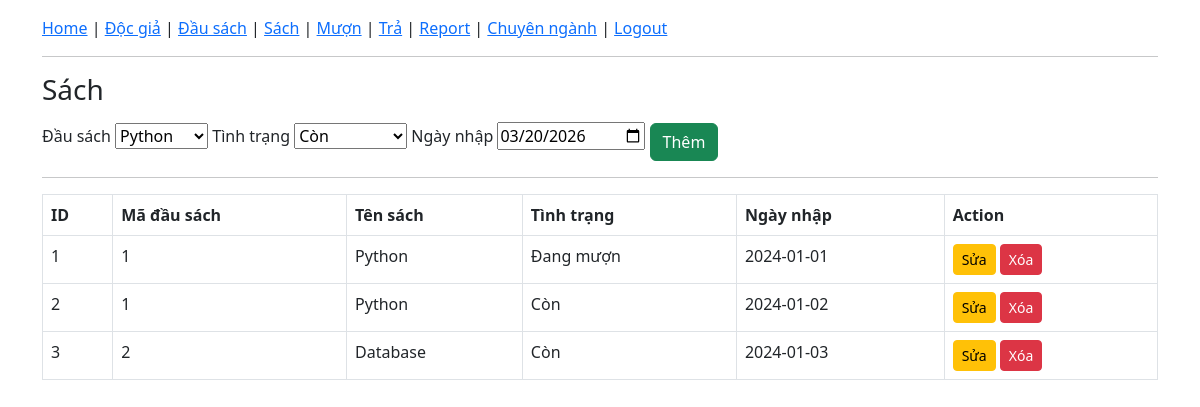
/books, run on the app's committed database.
### tables this page shows
CREATE TABLE sach(
ma_sach INTEGER PRIMARY KEY AUTOINCREMENT,
ma_dau_sach INTEGER,tinh_trang TEXT,ngay_nhap TEXT);

CREATE TABLE dau_sach(
ma_dau_sach INTEGER PRIMARY KEY AUTOINCREMENT,
ten_sach TEXT,nha_xuat_ban TEXT,so_trang INTEGER,
kich_thuoc TEXT,tac_gia TEXT,so_luong INTEGER,
ma_chuyen_nganh INTEGER);

### app.py (the view)
@app.route("/books")
def books():
    conn = get_db()
    data = conn.execute("""
    SELECT sach.ma_sach, sach.ma_dau_sach, dau_sach.ten_sach, sach.tinh_trang, sach.ngay_nhap
    FROM sach
    JOIN dau_sach ON sach.ma_dau_sach = dau_sach.ma_dau_sach
    """).fetchall()
    dau_sach = conn.execute("SELECT * FROM dau_sach").fetchall()
    conn.close()
    return render_template("books.html", books=data, dau_sach=dau_sach, now=date.today().isoformat())

### app.py (called while the page is built)
def get_db():
    return sqlite3.connect("library.db")

### templates/books.html (shortened to what this page needs)
{% extends "base.html" %}
{% block content %}
<h3>Sách</h3>
<form method="post" action="/add_book">
<label>Đầu sách</label>
<select name="ma_dau_sach" required>
{% for d in dau_sach %}
<option value="{{ d[0] }}">{{ d[1] }}</option>
{% endfor %}
</select>
<label>Tình trạng</label>
<select name="tinh_trang">
<option value="Còn">Còn</option>
</select>
<label>Ngày nhập</label>
<input type="date" name="ngay_nhap" value="{{ now }}" required>
<button class="btn btn-success mt-2">Thêm</button>
</form>
<hr>
<table class="table table-bordered">
<tr>
<th>ID</th>
<th>Mã đầu sách</th>
<th>Tên sách</th>
<th>Tình trạng</th>
<th>Ngày nhập</th>
<th>Action</th>
</tr>
{% for b in books %}
<tr>
<td>{{ b[0] }}</td>
<td>{{ b[1] }}</td>
<td>{{ b[2] }}</td>
<td>{{ b[3] }}</td>
<td>{{ b[4] }}</td>
<td>
<a href="/edit_book/{{ b[0] }}" class="btn btn-warning btn-sm">Sửa</a>
<a href="/delete_book/{{ b[0] }}"
   class="btn btn-danger btn-sm"
   onclick="return confirm('Bạn có chắc muốn xóa?')">Xóa</a>
</td>
</tr>
{% endfor %}
</table>
{% endblock %}

### templates/base.html (shortened to what this page needs)
<!DOCTYPE html>
<html>
<head>
    <link href="https://cdn.jsdelivr.net/npm/bootstrap@5.3.0/dist/css/bootstrap.min.css" rel="stylesheet">
</head>
<body>
<div class="container mt-3">
<a href="/">Home</a> |
<a href="/users">Độc giả</a> |
<a href="/dau_sach">Đầu sách</a> |
<a href="/books">Sách</a> |
<a href="/borrow">Mượn</a> |
<a href="/return">Trả</a> |
<a href="/report">Report</a> |
<a href="/chuyen_nganh">Chuyên ngành</a> |
<a href="/logout">Logout</a>
<hr>
{% block content %}{% endblock %}
</div>
</body>
</html>

### data on the page
sach: ma_sach "1", ma_dau_sach "1", ten_sach "Python", tinh_trang "Đang mượn", ngay_nhap "2024-01-01"
sach: ma_sach "2", ma_dau_sach "1", ten_sach "Python", tinh_trang "Còn", ngay_nhap "2024-01-02"
sach: ma_sach "3", ma_dau_sach "2", ten_sach "Database", tinh_trang "Còn", ngay_nhap "2024-01-03"

### other printed values
form field ma_dau_sach "Python"
